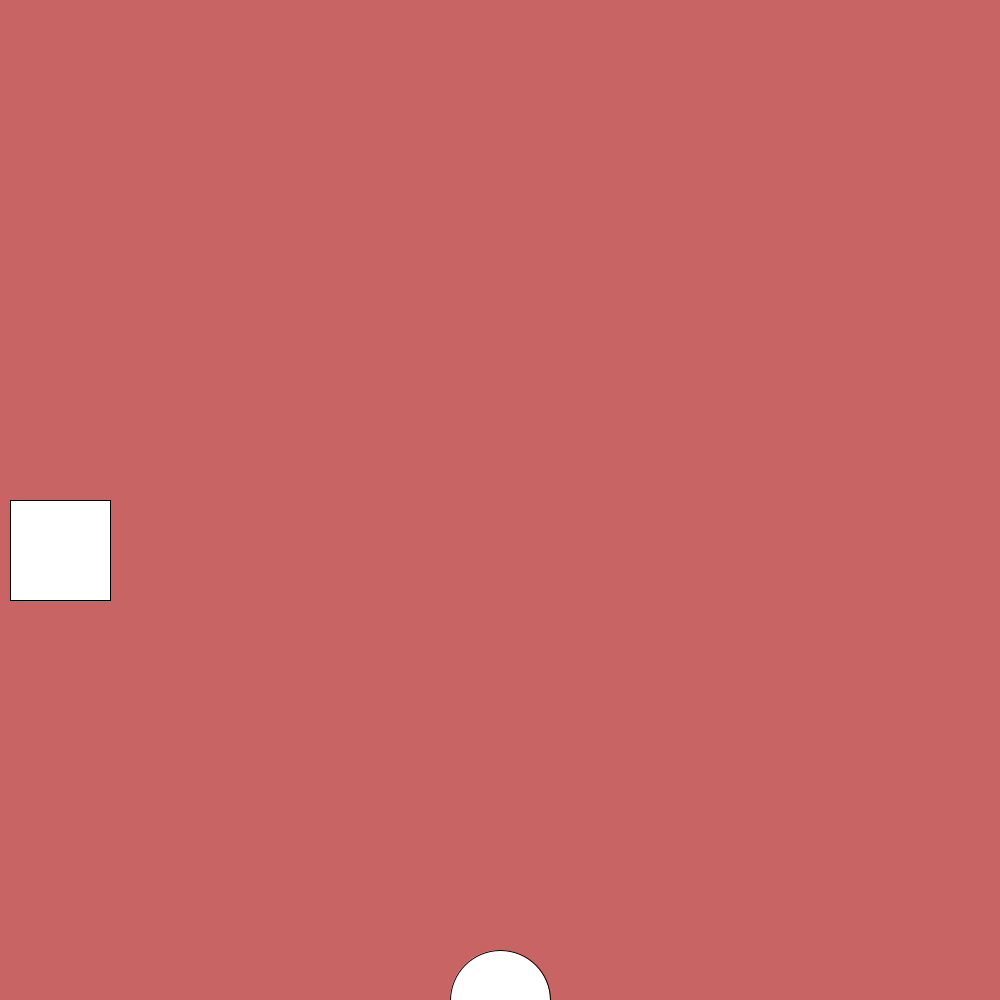
Frame 1 (no input)
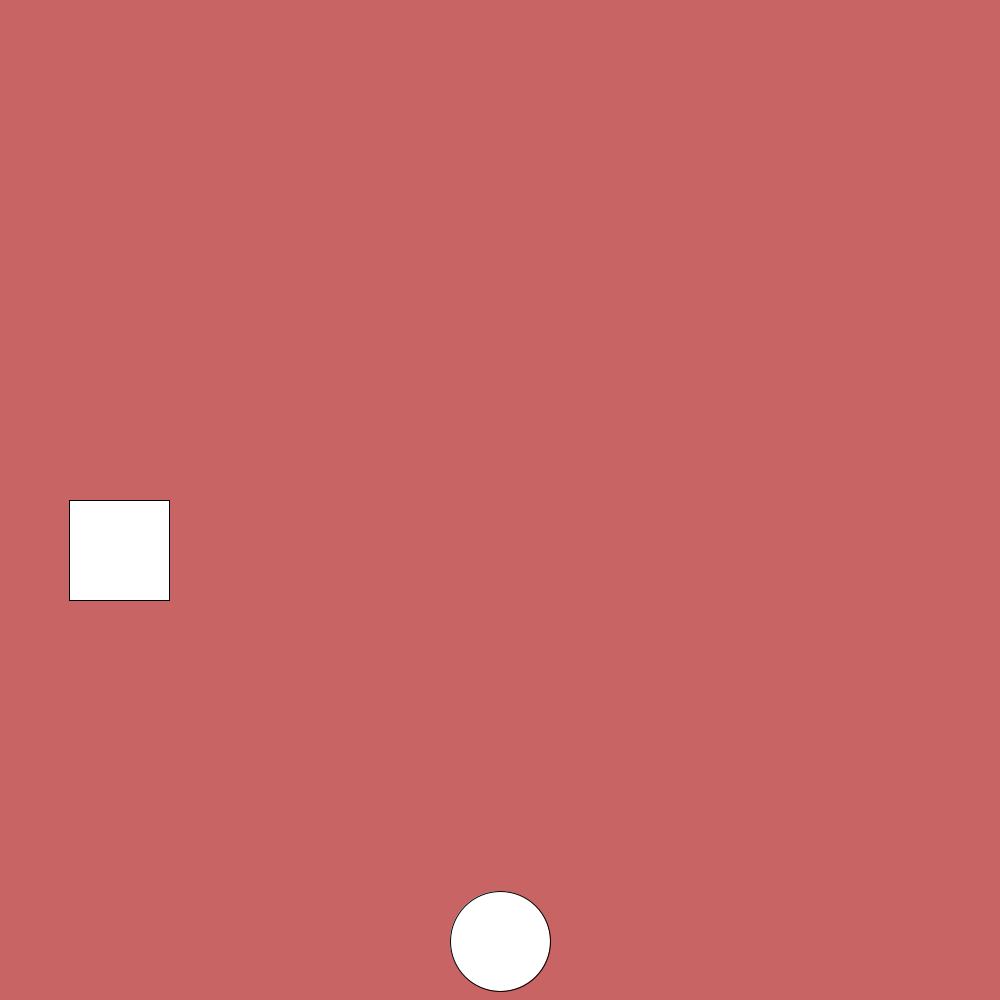
Frame 60 (the mouse pressed at the canvas centre just before this capture)
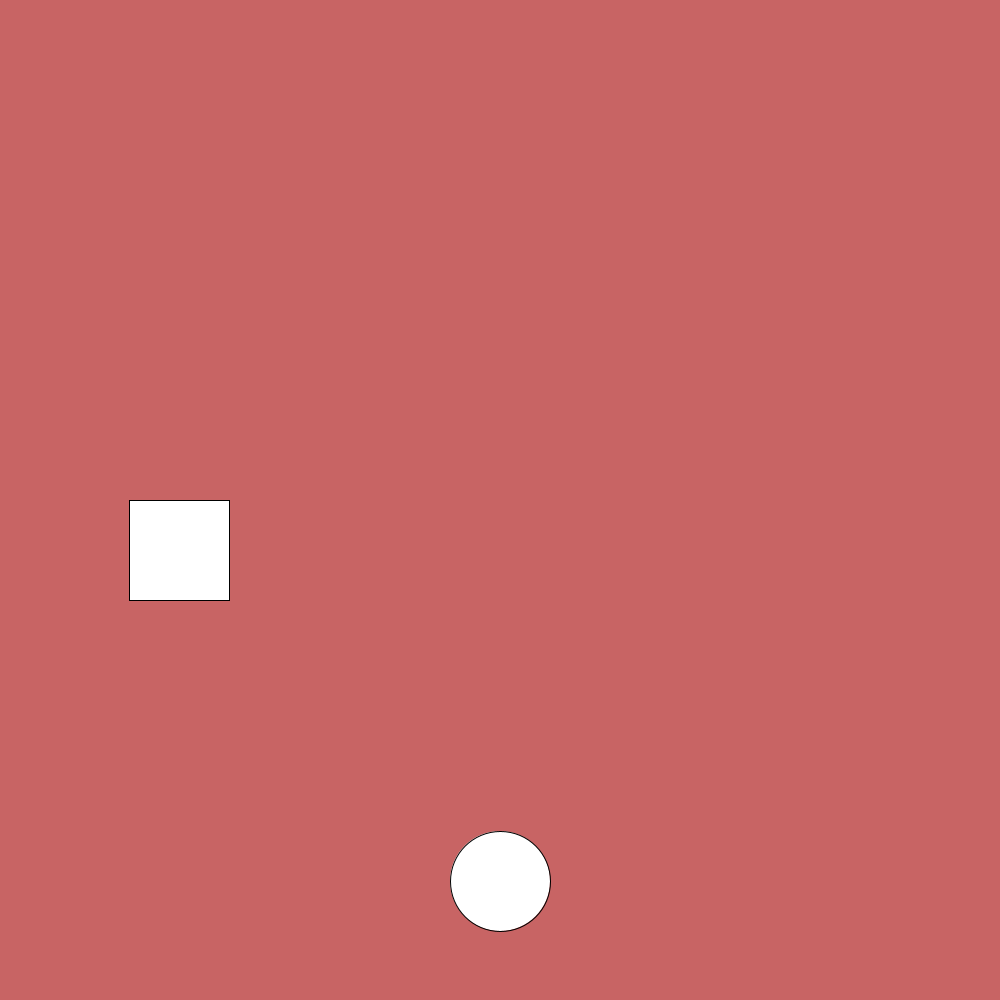
Frame 120 (the mouse held since frame 60 and released just before this capture)

The Processing sketch that drew these frames (run headless with seeded random() and noise(); from frame 60 on, the mouse is pressed at the canvas centre):

// Processing sketch: variables_assignment
// ── variables_assignment.pde
int x = 10;
int y = 1000;
int m = 1000;

void setup() {
  size(1000, 1000);
}

void draw() {
  background(200, 100, 100);
   square(x, height/2, 100); 
   circle(500, y, 100);
   
   if (x == width) {
   x = 0;
   } else {
     x = x + 1;
   }
     
    if (y == 0) {
      y = 1000;
    } else {
      y = y - 1;

    }
}
